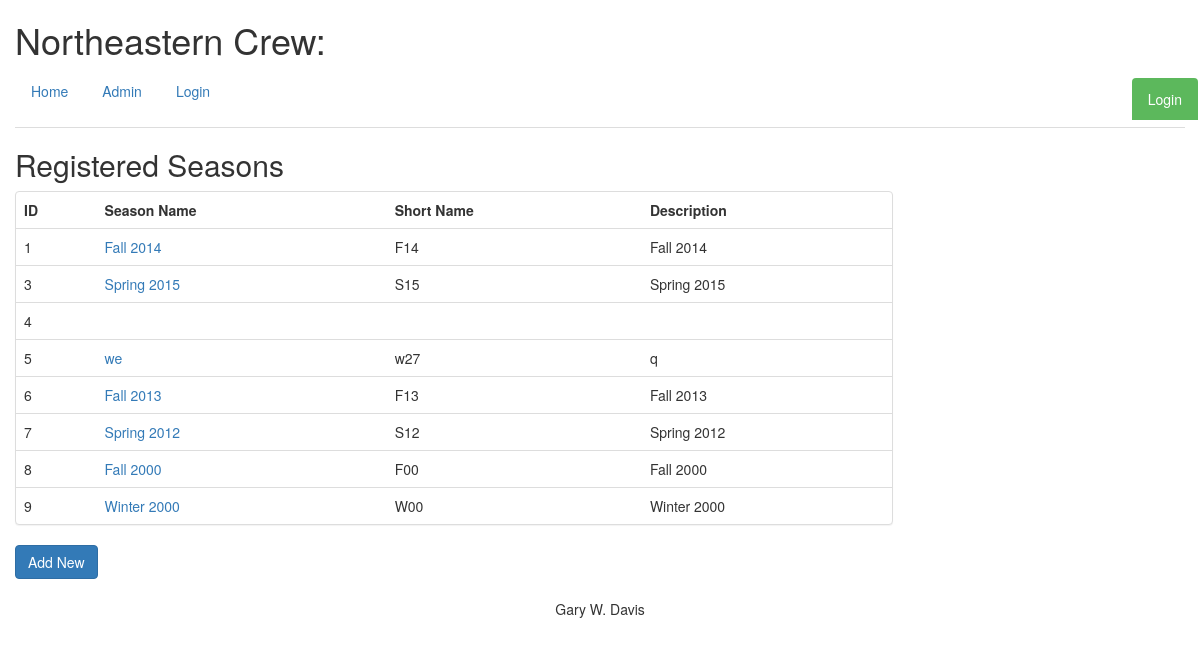
The page /seasons/ on the database as committed earlier.
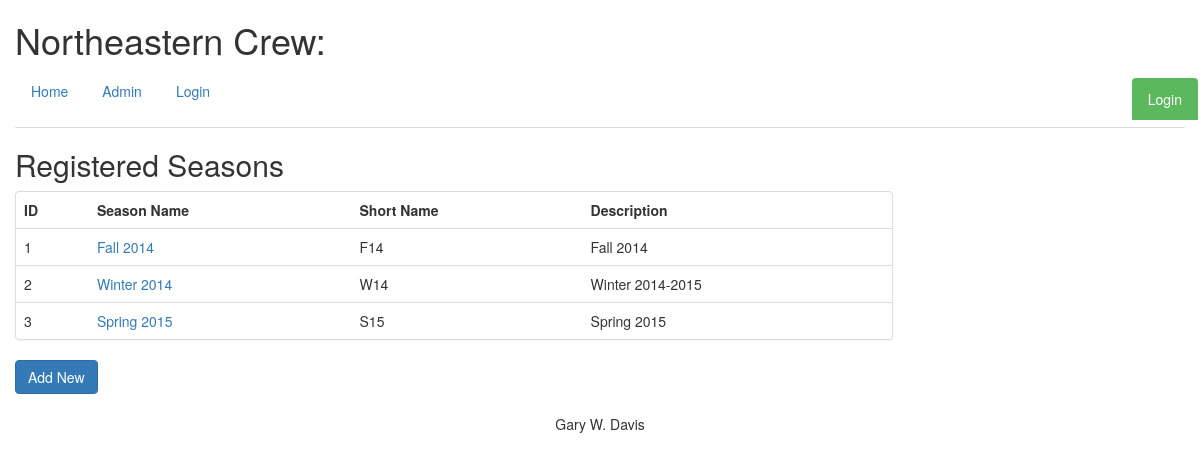
The same page on the database as committed later.
### database_setup.py (models this page shows)
class Seasons(Base):
    __tablename__ = 'seasons'
    id = Column(Integer, primary_key=True)
    name = Column(String(30), unique=True, nullable=False)
    short = Column(String(15), unique=True)
    description = Column(String(120))
    rower = relationship('Rowers', secondary='rowerseasons')

### rowing.py (the view)
@app.route('/seasons/')
def showSeasons():
    seasons = db_helper.get_all_seasons()
    return render_template('seasons.html', seasons=seasons)

### db_helper.py (called while the page is built)
def get_all_seasons():
    return session.query(Seasons).all()

### templates/seasons.html (shortened to what this page needs)
{% extends "base.html" %}
{% block content %}
<h2 pheader>Registered Seasons</h2>
<div class="panel panel-default", style="width:75%">
  <table class="table table-hover">
    <tr>
      <th>ID</th>
      <th>Season Name</th>
      <th>Short Name</th>
      <th>Description</th>
    </tr>
    {% for s in seasons %}
    <tr>
      <td>{{s.id}}</td>
      <td><a href='{{url_for('editSeason', season_id=s.id)}}'>{{s.name}}</a></td>
      <td>{{s.short}}</td>
      <td>{{s.description}}</td>
    </tr>
    {% endfor %}
  </table>
</div>
<p><a href='{{url_for('addSeason')}}'><button type="button" class="btn btn-primary">Add New</button></a></p>
{% endblock %}

Rows that differ between the two databases and show on the page:
removed Seasons: id "4"
removed Seasons: id "5", name "we", short "w27", description "q"
removed Seasons: id "6", name "Fall 2013", short "F13", description "Fall 2013"
removed Seasons: id "7", name "Spring 2012", short "S12", description "Spring 2012"
removed Seasons: id "8", name "Fall 2000", short "F00", description "Fall 2000"
removed Seasons: id "9", name "Winter 2000", short "W00", description "Winter 2000"
added Seasons: id "2", name "Winter 2014", short "W14", description "Winter 2014-2015"
